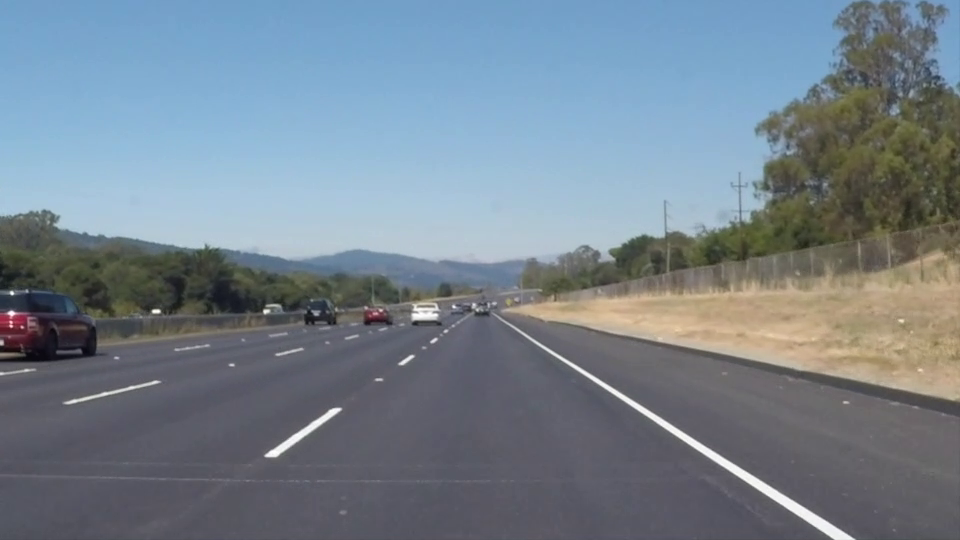
#> input picture frame 22 of Goruntu Isleme/Examples/videolar/serit1.mp4, 960 x 540 px, given in place of serit2.mp4, which was not available
$ python ornek27.py   (older library calls are emulated)
#> lines starting #> are read from the running program, lines starting #| are printed output that depends on the picture; after the words box and inside, x2 and y2 are one past the last pixel; in counts of white or black regions, pixels touching at a corner belong together; long printed decimals are rounded; pictures that were not available may be replaced by others from this repository, and a replacement may not be noted
#-*-coding: utf-8-*-
###Şerit Takibi5###

import numpy as np
import cv2

def unwarp(img, src, dst):
    h,w = img.shape[:2]

    M = cv2.getPerspectiveTransform(src, dst)
    Minv = cv2.getPerspectiveTransform(dst, src)

    warped = cv2.warpPerspective(img, M, (w,h), flags=cv2.INTER_LINEAR)
    return warped, M, Minv

def hls_thresh(img, thresh=(180, 255)):
    hls = cv2.cvtColor(img, cv2.COLOR_BGR2HLS)

    hls_l = hls[:,:,1]
    hls_l = hls_l*(255/np.max(hls_l))

    binary_output = np.zeros_like(hls_l)
    binary_output[(hls_l > thresh[0]) & (hls_l <= thresh[1])] = 255
    return binary_output

def sliding_window_polyfit(img):
    histogram = np.sum(img[img.shape[0]//2:,:], axis=0)

    midpoint = np.int(histogram.shape[0]//2)
    quarter_point = np.int(midpoint//2)

    leftx_base = np.argmax(histogram[quarter_point:midpoint]) + quarter_point
    rightx_base = np.argmax(histogram[midpoint:(midpoint+quarter_point)]) + midpoint

    nwindows = 10
    window_height = np.int(img.shape[0]/nwindows)

    nonzero = img.nonzero()
    nonzeroy = np.array(nonzero[0])
    nonzerox = np.array(nonzero[1])

    leftx_current = leftx_base
    rightx_current = rightx_base

    margin = 40
    minpix = 10

    left_lane_inds = []
    right_lane_inds = []
    rectangle_data = []


    for window in range(nwindows):
        win_y_low = img.shape[0] - (window+1)*window_height
        win_y_high = img.shape[0] - window*window_height
        win_xleft_low = leftx_current - margin
        win_xleft_high = leftx_current + margin
        win_xright_low = rightx_current - margin
        win_xright_high = rightx_current + margin
        rectangle_data.append((win_y_low, win_y_high, win_xleft_low, win_xleft_high, win_xright_low, win_xright_high))

        good_left_inds = ((nonzeroy >= win_y_low) & (nonzeroy < win_y_high) & (nonzerox >= win_xleft_low) & (nonzerox < win_xleft_high)).nonzero()[0]
        good_right_inds = ((nonzeroy >= win_y_low) & (nonzeroy < win_y_high) & (nonzerox >= win_xright_low) & (nonzerox < win_xright_high)).nonzero()[0]

        left_lane_inds.append(good_left_inds)
        right_lane_inds.append(good_right_inds)

        if len(good_left_inds) > minpix:
            leftx_current = np.int(np.mean(nonzerox[good_left_inds]))
        if len(good_right_inds) > minpix:
            rightx_current = np.int(np.mean(nonzerox[good_right_inds]))

    left_lane_inds = np.concatenate(left_lane_inds)
    right_lane_inds = np.concatenate(right_lane_inds)

    leftx = nonzerox[left_lane_inds]
    lefty = nonzeroy[left_lane_inds]
    rightx = nonzerox[right_lane_inds]
    righty = nonzeroy[right_lane_inds]

    left_fit, right_fit = (None, None)
    if len(leftx) != 0:
        left_fit = np.polyfit(lefty, leftx, 2)
    if len(rightx) != 0:
        right_fit = np.polyfit(righty, rightx, 2)

    visualization_data = (rectangle_data, histogram)

    return left_fit, right_fit, left_lane_inds, right_lane_inds, visualization_data


def calc_curv_rad_and_center_dist(bin_img, l_fit, r_fit, l_lane_inds, r_lane_inds):
    # Define conversions in x and y from pixels space to meters
    ym_per_pix = 3.048/100 # meters per pixel in y dimension, lane line is 10 ft = 3.048 meters
    xm_per_pix = 3.7/378 # meters per pixel in x dimension, lane width is 12 ft = 3.7 meters
    left_curverad, right_curverad, center_dist = (0, 0, 0)
    # Define y-value where we want radius of curvature
    # I'll choose the maximum y-value, corresponding to the bottom of the image
    h = bin_img.shape[0]
    ploty = np.linspace(0, h-1, h)
    y_eval = np.max(ploty)

    # Identify the x and y positions of all nonzero pixels in the image
    nonzero = bin_img.nonzero()
    nonzeroy = np.array(nonzero[0])
    nonzerox = np.array(nonzero[1])
    # Again, extract left and right line pixel positions
    leftx = nonzerox[l_lane_inds]
    lefty = nonzeroy[l_lane_inds]
    rightx = nonzerox[r_lane_inds]
    righty = nonzeroy[r_lane_inds]

    if len(leftx) != 0 and len(rightx) != 0:
        # Fit new polynomials to x,y in world space
        left_fit_cr = np.polyfit(lefty*ym_per_pix, leftx*xm_per_pix, 2)
        right_fit_cr = np.polyfit(righty*ym_per_pix, rightx*xm_per_pix, 2)
        # Calculate the new radii of curvature
        left_curverad = ((1 + (2*left_fit_cr[0]*y_eval*ym_per_pix + left_fit_cr[1])**2)**1.5) / np.absolute(2*left_fit_cr[0])
        right_curverad = ((1 + (2*right_fit_cr[0]*y_eval*ym_per_pix + right_fit_cr[1])**2)**1.5) / np.absolute(2*right_fit_cr[0])
        # Now our radius of curvature is in meters

    # Distance from center is image x midpoint - mean of l_fit and r_fit intercepts
    if r_fit is not None and l_fit is not None:
        car_position = bin_img.shape[1]/2
        l_fit_x_int = l_fit[0]*h**2 + l_fit[1]*h + l_fit[2]
        r_fit_x_int = r_fit[0]*h**2 + r_fit[1]*h + r_fit[2]
        lane_center_position = (r_fit_x_int + l_fit_x_int) /2
        center_dist = (car_position - lane_center_position) * xm_per_pix
    return left_curverad, right_curverad, center_dist

def draw_lane(original_img, binary_img, l_fit, r_fit, Minv):
    new_img = np.copy(original_img)
    if l_fit is None or r_fit is None:
        return original_img
    # Create an image to draw the lines on
    warp_zero = np.zeros_like(binary_img).astype(np.uint8)
    color_warp = np.dstack((warp_zero, warp_zero, warp_zero))

    h,w = binary_img.shape
    ploty = np.linspace(0, h-1, num=h)# to cover same y-range as image
    left_fitx = l_fit[0]*ploty**2 + l_fit[1]*ploty + l_fit[2]
    right_fitx = r_fit[0]*ploty**2 + r_fit[1]*ploty + r_fit[2]

    # Recast the x and y points into usable format for cv2.fillPoly()
    pts_left = np.array([np.transpose(np.vstack([left_fitx, ploty]))])
    pts_right = np.array([np.flipud(np.transpose(np.vstack([right_fitx, ploty])))])
    pts = np.hstack((pts_left, pts_right))

    # Draw the lane onto the warped blank image
    cv2.fillPoly(color_warp, np.int_([pts]), (0,255, 0))
    cv2.polylines(color_warp, np.int32([pts_left]), isClosed=False, color=(255,0,255), thickness=15)
    cv2.polylines(color_warp, np.int32([pts_right]), isClosed=False, color=(0,255,255), thickness=15)

    # Warp the blank back to original image space using inverse perspective matrix (Minv)
    newwarp = cv2.warpPerspective(color_warp, Minv, (w, h))
    # Combine the result with the original image
    result = cv2.addWeighted(new_img, 1, newwarp, 0.5, 0)
    return result

cam=cv2.VideoCapture('videolar/serit2.mp4')
while(1):
	ret,frame=cam.read()
#> frame is the input picture: shape (540, 960, 3); mean B, G, R 141.9, 130.7, 117.7
	if ret:
		h,w=frame.shape[:2]

		#src noktaları ornek29.py kullanılarak tespit edilebilir.
		src = np.float32([(575,464),
				  (707,464),
				  (258,682),
				  (1049,682)])
		dst = np.float32([(450,h),
				  (w-450,h),
				  (450,0),
				  (w-450,0)])

		Img_warp, M, Minv = unwarp(frame, src, dst)
#> in unwarp, `warped = cv2.warpPerspective(img, M, (w,h), flags=cv2.INTER_LINEAR)`:
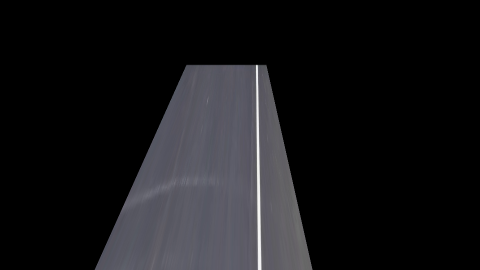
#> warped: shape (540, 960, 3) (shown at 1/2 size); mean B, G, R 24.2, 22, 22.1
#> M = [[-0.0472, -1.14, 509], [2.71e-17, 0.257, -175.5], [6.24e-19, -0.00238, 1]]; Minv = [[13.18, 5.9, -5674.5], [8.02e-15, 3.89, 682], [1.29e-17, 0.00925, 1]]
		sobel=hls_thresh(Img_warp)
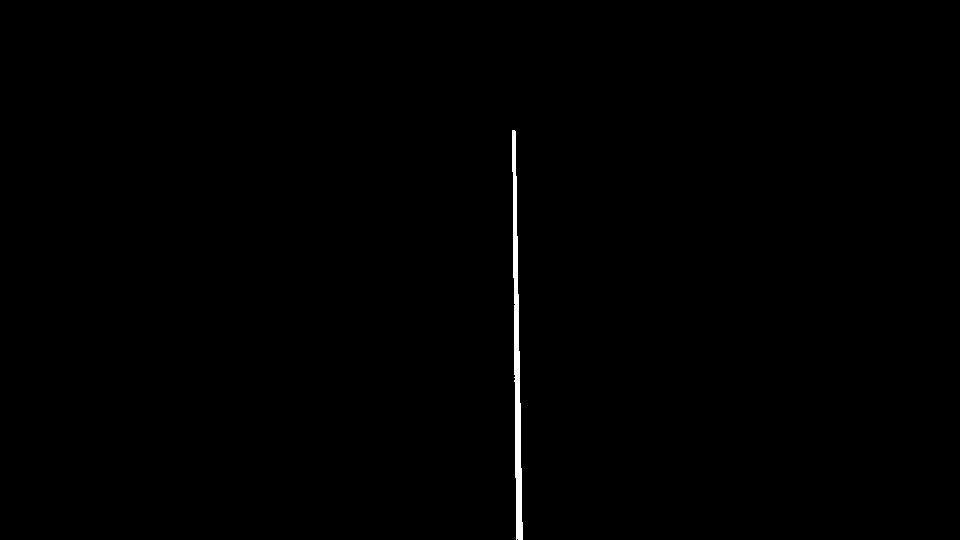
#> sobel: shape (540, 960) float64; 0.41% white; 1 white region, box (x1, y1, x2, y2) and area: (512, 130, 523, 540) 2113

		left_fit, right_fit, left_lane_inds, right_lane_inds, visualization_data = sliding_window_polyfit(sobel)
#> in sliding_window_polyfit, `histogram = np.sum(img[img.shape[0]//2:,:], axis=0)`: histogram = 960 values, max 68850 at index 516, min 0 at index 0, mean 404.8
#> in sliding_window_polyfit, `leftx_base = np.argmax(histogram[quarter_point:midpoint]) + quarter_po..`: leftx_base = 240
#> in sliding_window_polyfit, `rightx_base = np.argmax(histogram[midpoint:(midpoint+quarter_point)]) ..`: rightx_base = 516
#> in sliding_window_polyfit, `nonzero = img.nonzero()`: nonzero = 2113 positions, rows 130 to 539, columns 512 to 522
#> in sliding_window_polyfit, `nonzeroy = np.array(nonzero[0])`: nonzeroy = 2113 values from 130 to 539
#> in sliding_window_polyfit, `nonzerox = np.array(nonzero[1])`: nonzerox = 2113 values, max 522 at index 1994, min 512 at index 0, mean 516.4
#> in sliding_window_polyfit, `leftx_current = leftx_base`: leftx_current = 240
#> in sliding_window_polyfit, `rightx_current = rightx_base`: rightx_current = 516
#> the loop in sliding_window_polyfit, `for window in range(nwindows):` made 10 passes
#> (win_xright_low, win_xright_high, rightx_current) on passes 1 to 8: (476, 556, 518), (478, 558, 517), (477, 557, 517), (477, 557, 516), (476, 556, 515), (475, 555, 514), (474, 554, 514), (474, 554, 513)
#> after the loop in sliding_window_polyfit, `for window in range(nwindows):`: left_lane_inds = [empty array, empty array, empty array, empty array, empty array, empty array, empty array, empty array, empty array, empty array]; rectangle_data = 10 items, first 6: (486, 540, 200, 280, 476, 556), (432, 486, 200, 280, 478, 558), (378, 432, 200, 280, 477, 557), (324, 378, 200, 280, 477, 557), (270, 324, 200, 280, 476, 556), (216, 270, 200, 280, 475, 555); right_lane_inds = 10 items
#> in sliding_window_polyfit, `left_lane_inds = np.concatenate(left_lane_inds)`: left_lane_inds = empty array
#> in sliding_window_polyfit, `right_lane_inds = np.concatenate(right_lane_inds)`: right_lane_inds = 2113 values, max 2112 at index 340, min 0 at index 1986, mean 1056
#> in sliding_window_polyfit, `leftx = nonzerox[left_lane_inds]`: leftx = empty array
#> in sliding_window_polyfit, `rightx = nonzerox[right_lane_inds]`: rightx = 2113 values, max 522 at index 222, min 512 at index 1774, mean 516.4
#> in sliding_window_polyfit, `righty = nonzeroy[right_lane_inds]`: righty = 2113 values, max 539 at index 335, min 130 at index 1986, mean 354.4
#> in sliding_window_polyfit, `right_fit = np.polyfit(righty, rightx, 2)`: right_fit = [1.03e-06, 0.0131, 511.7]
#> right_fit = [1.03e-06, 0.0131, 511.7]; left_lane_inds = empty array
		rad_l, rad_r, d_center = calc_curv_rad_and_center_dist(sobel, left_fit, right_fit, left_lane_inds, right_lane_inds)
#> in calc_curv_rad_and_center_dist, `nonzeroy = np.array(nonzero[0])`: nonzeroy = 2113 values from 130 to 539
#> in calc_curv_rad_and_center_dist, `leftx = nonzerox[l_lane_inds]`: leftx = empty array
#> rad_l = 0; rad_r = 0; d_center = 0

		print('Radius of curvature for example:', rad_l, 'm,', rad_r, 'm')
#| Radius of curvature for example: 0 m, 0 m
		print('Distance from lane center for example:', d_center, 'm')
#| Distance from lane center for example: 0 m

		result = draw_lane(frame, sobel, left_fit, right_fit, Minv)

		cv2.imshow("frame",result)
	if cv2.waitKey(10) & 0xFF ==27:
#> (key Esc is pressed here)
		break
cam.release()
cv2.destroyAllWindows()

$ run again, starting later in the video
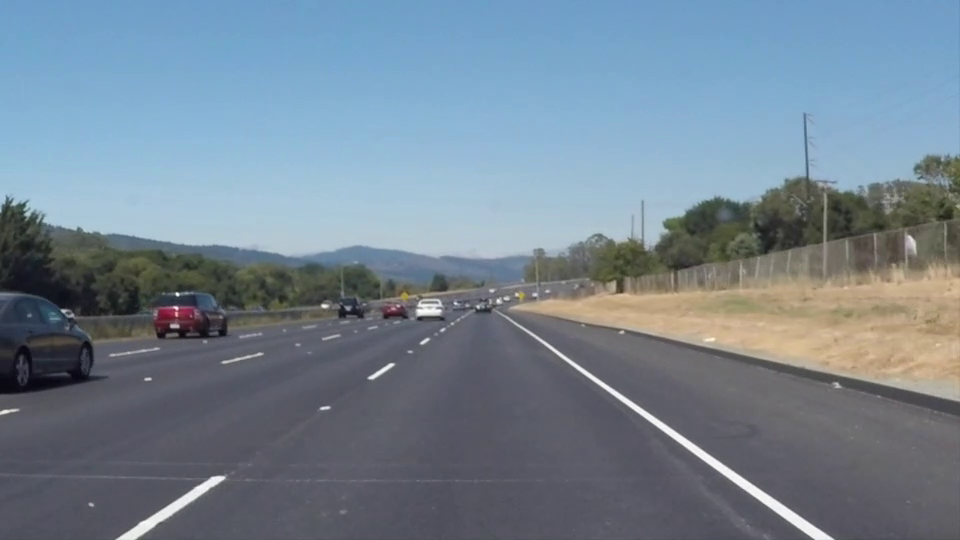
#> input picture frame 99 of Goruntu Isleme/Examples/videolar/serit1.mp4, 960 x 540 px, given in place of serit2.mp4, which was not available
#> frame is the input picture: shape (540, 960, 3); mean B, G, R 146, 132.3, 116.7
#> `Img_warp, M, Minv = unwarp(frame, src, dst)`: M = [[-0.0472, -1.14, 509], [2.71e-17, 0.257, -175.5], [6.24e-19, -0.00238, 1]]; Minv = [[13.18, 5.9, -5674.5], [8.02e-15, 3.89, 682], [1.29e-17, 0.00925, 1]]
#> hls: shape (540, 960, 3); mean of channels 0, 1, 2 28.4, 23.2, 3.5
#> `sobel=hls_thresh(Img_warp)`:
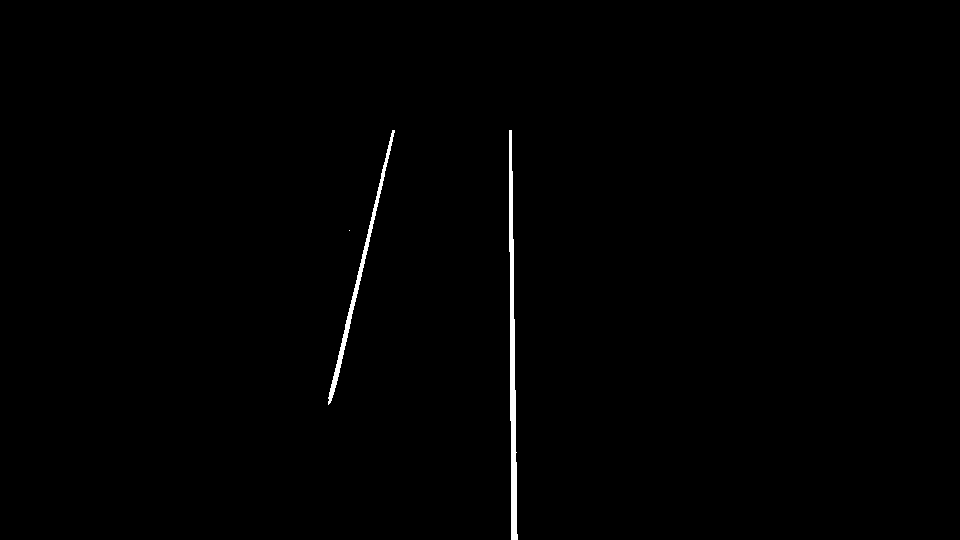
#> sobel: shape (540, 960) float64; 0.6% white; 3 white regions (1 under 20 px), largest, box (x1, y1, x2, y2) and area: (509, 130, 518, 540) 1949, (328, 130, 395, 405) 1143
#> histogram = 960 values, max 68850 at index 511, min 0 at index 0, mean 542.9
#> leftx_base = 338
#> rightx_base = 511
#> in sliding_window_polyfit, `nonzero = img.nonzero()`: nonzero = 3093 positions, rows 130 to 539, columns 328 to 517
#> in sliding_window_polyfit, `nonzeroy = np.array(nonzero[0])`: nonzeroy = 3093 values from 130 to 539
#> in sliding_window_polyfit, `nonzerox = np.array(nonzero[1])`: nonzerox = 3093 values, max 517 at index 3057, min 328 at index 2245, mean 455.3
#> in sliding_window_polyfit, `leftx_current = leftx_base`: leftx_current = 338
#> in sliding_window_polyfit, `rightx_current = rightx_base`: rightx_current = 511
#> the loop in sliding_window_polyfit, `for window in range(nwindows):` made 10 passes
#> (win_xleft_low, win_xleft_high, win_xright_low, win_xright_high, leftx_current, rightx_current) on passes 3 to 8: (298, 378, 473, 553, 332, 512), (292, 372, 472, 552, 341, 512), (301, 381, 472, 552, 353, 511), (313, 393, 471, 551, 366, 510), (326, 406, 470, 550, 379, 510), (339, 419, 470, 550, 389, 510)
#> after the loop in sliding_window_polyfit, `for window in range(nwindows):`: left_lane_inds = 10 items; rectangle_data = 10 items, first 6: (486, 540, 298, 378, 471, 551), (432, 486, 298, 378, 473, 553), (378, 432, 298, 378, 473, 553), (324, 378, 292, 372, 472, 552), (270, 324, 301, 381, 472, 552), (216, 270, 313, 393, 471, 551); right_lane_inds = 10 items
#> in sliding_window_polyfit, `left_lane_inds = np.concatenate(left_lane_inds)`: left_lane_inds = 1144 values, max 2310 at index 118, min 0 at index 1041, mean 1142.9
#> in sliding_window_polyfit, `right_lane_inds = np.concatenate(right_lane_inds)`: right_lane_inds = 1949 values, max 3092 at index 329, min 3 at index 1853, mean 1782.6
#> in sliding_window_polyfit, `leftx = nonzerox[left_lane_inds]`: leftx = 1144 values, max 394 at index 1043, min 328 at index 95, mean 358.6
#> in sliding_window_polyfit, `lefty = nonzeroy[left_lane_inds]`: lefty = 1144 values, max 404 at index 118, min 130 at index 1041, mean 276.7
#> in sliding_window_polyfit, `rightx = nonzerox[right_lane_inds]`: rightx = 1949 values, max 517 at index 294, min 509 at index 1417, mean 512.1
#> in sliding_window_polyfit, `righty = nonzeroy[right_lane_inds]`: righty = 1949 values, max 539 at index 323, min 130 at index 1853, mean 356.9
#> in sliding_window_polyfit, `left_fit = np.polyfit(lefty, leftx, 2)`: left_fit = [-3.44e-06, -0.233, 423.3]
#> in sliding_window_polyfit, `right_fit = np.polyfit(righty, rightx, 2)`: right_fit = [-7.98e-07, 0.0104, 508.5]
#> `left_fit, right_fit, left_lane_inds, right_lane_inds, visualization_da..`: left_fit = [-3.44e-06, -0.233, 423.3]; right_fit = [-7.98e-07, 0.0104, 508.5]
#> in calc_curv_rad_and_center_dist, `nonzeroy = np.array(nonzero[0])`: nonzeroy = 3093 values from 130 to 539
#> left_fit_cr = [-3.62e-05, -0.0747, 4.14]
#> right_fit_cr = [-8.41e-06, 0.00335, 4.98]
#> left_curverad = 13924.9
#> right_curverad = 59439.4
#> l_fit_x_int = 296.7
#> r_fit_x_int = 513.9
#> lane_center_position = 405.3
#> center_dist = 0.731
#> rad_l = 13924.9; rad_r = 59439.4; d_center = 0.731
#| Radius of curvature for example: 13924.923 m, 59439.409 m
#| Distance from lane center for example: 0.7313 m
#> left_fitx = 540 values, max 423.3 at index 0, min 296.9 at index 539, mean 360.3
#> right_fitx = 540 values from 508.5 to 513.9
#> pts_left = 540 pairs, first value 296.9 to 423.3, second value 0 to 539
#> pts_right = 540 pairs, first value 508.5 to 513.9, second value 0 to 539
#> pts = 1080 pairs, first value 296.9 to 513.9, second value 0 to 539
#> in draw_lane, `result = cv2.addWeighted(new_img, 1, newwarp, 0.5, 0)`:
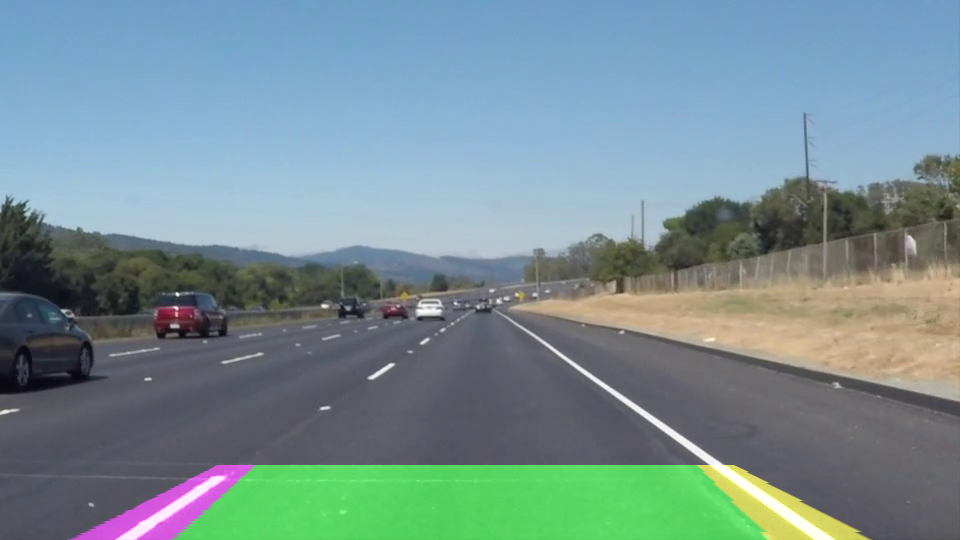
#> result: shape (540, 960, 3); mean B, G, R 147, 142.9, 118.8
